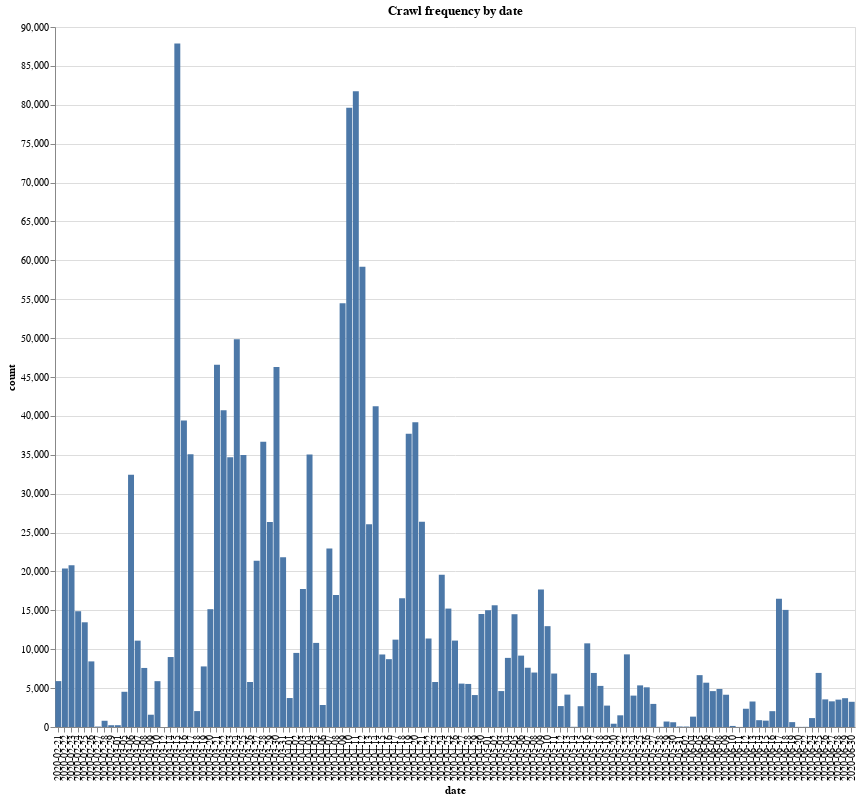

This figure's notebook cell:
### Code cell
alt.data_transformers.disable_max_rows()

crawl_chart = (
    alt.Chart(web_pages_count_byCrawlDate)
    .mark_bar()
    .encode(
        x="date:O",
        y="count:Q",
        tooltip="count",
        order=alt.Order("date", sort="descending"),
    )
)

crawl_chart.properties(width=800, height=700, title="Crawl frequency by date")

### Figure 1 — Vega-Lite specification as saved in the notebook (floating-point values rounded to 4 significant figures)
{"config": {"view": {"continuousWidth": 400, "continuousHeight": 300}}, "data": {"name": "data-96960f0f786d3f866f9538fe8d316543"}, "mark": "bar", "encoding": {"order": {"type": "nominal", "field": "date", "sort": "descending"}, "tooltip": {"type": "quantitative", "field": "count"}, "x": {"type": "ordinal", "field": "date"}, "y": {"type": "quantitative", "field": "count"}}, "height": 700, "title": "Crawl frequency by date", "width": 800, "$schema": "https://vega.github.io/schema/vega-lite/v4.8.1.json", "datasets": {"data-96960f0f786d3f866f9538fe8d316543": [{"date": "2020-02-21", "count": 5901}, {"date": "2020-02-22", "count": 20376}, {"date": "2020-02-23", "count": 20806}, {"date": "2020-02-24", "count": 14886}, {"date": "2020-02-25", "count": 13463}, {"date": "2020-02-26", "count": 8435}, {"date": "2020-02-27", "count": 55}, {"date": "2020-02-28", "count": 802}, {"date": "2020-02-29", "count": 229}, {"date": "2020-03-01", "count": 233}, {"date": "2020-03-05", "count": 4528}, {"date": "2020-03-06", "count": 32431}, {"date": "2020-03-07", "count": 11103}, {"date": "2020-03-08", "count": 7592}, {"date": "2020-03-09", "count": 1578}, {"date": "2020-03-10", "count": 5894}, {"date": "2020-03-12", "count": 1}, {"date": "2020-03-14", "count": 8995}, {"date": "2020-03-15", "count": 87878}, {"date": "2020-03-16", "count": 39412}, {"date": "2020-03-17", "count": 35074}, {"date": "2020-03-18", "count": 2047}, {"date": "2020-03-19", "count": 7788}, {"date": "2020-03-20", "count": 15147}, {"date": "2020-03-21", "count": 46561}, {"date": "2020-03-22", "count": 40720}, {"date": "2020-03-23", "count": 34696}, {"date": "2020-03-24", "count": 49846}, {"date": "2020-03-25", "count": 34956}, {"date": "2020-03-26", "count": 5788}, {"date": "2020-03-27", "count": 21373}, {"date": "2020-03-28", "count": 36682}, {"date": "2020-03-29", "count": 26372}, {"date": "2020-03-30", "count": 46281}, {"date": "2020-03-31", "count": 21821}, {"date": "2020-04-01", "count": 3724}, {"date": "2020-04-02", "count": 9525}, {"date": "2020-04-03", "count": 17727}, {"date": "2020-04-04", "count": 35027}, {"date": "2020-04-05", "count": 10813}, {"date": "2020-04-06", "count": 2830}, {"date": "2020-04-07", "count": 22963}, {"date": "2020-04-08", "count": 16968}, {"date": "2020-04-09", "count": 54495}, {"date": "2020-04-10", "count": 79602}, {"date": "2020-04-11", "count": 81750}, {"date": "2020-04-12", "count": 59190}, {"date": "2020-04-13", "count": 26052}, {"date": "2020-04-14", "count": 41252}, {"date": "2020-04-15", "count": 9325}, {"date": "2020-04-16", "count": 8722}, {"date": "2020-04-17", "count": 11231}, {"date": "2020-04-18", "count": 16564}, {"date": "2020-04-19", "count": 37700}, {"date": "2020-04-20", "count": 39174}, {"date": "2020-04-21", "count": 26399}, {"date": "2020-04-22", "count": 11376}, {"date": "2020-04-23", "count": 5786}, {"date": "2020-04-24", "count": 19564}, {"date": "2020-04-25", "count": 15225}, {"date": "2020-04-26", "count": 11111}, {"date": "2020-04-27", "count": 5580}, {"date": "2020-04-28", "count": 5536}, {"date": "2020-04-29", "count": 4108}, {"date": "2020-04-30", "count": 14526}, {"date": "2020-05-01", "count": 15015}, {"date": "2020-05-02", "count": 15650}, {"date": "2020-05-03", "count": 4619}, {"date": "2020-05-04", "count": 8887}, {"date": "2020-05-05", "count": 14501}, {"date": "2020-05-06", "count": 9179}, {"date": "2020-05-07", "count": 7620}, {"date": "2020-05-08", "count": 7000}, {"date": "2020-05-09", "count": 17694}, {"date": "2020-05-10", "count": 12966}, {"date": "2020-05-11", "count": 6874}, {"date": "2020-05-12", "count": 2691}, {"date": "2020-05-13", "count": 4165}, {"date": "2020-05-14", "count": 25}, {"date": "2020-05-15", "count": 2673}, {"date": "2020-05-16", "count": 10756}, {"date": "2020-05-17", "count": 6949}, {"date": "2020-05-18", "count": 5284}, {"date": "2020-05-19", "count": 2751}, {"date": "2020-05-20", "count": 421}, {"date": "2020-05-22", "count": 1502}, {"date": "2020-05-23", "count": 9339}, {"date": "2020-05-24", "count": 4036}, {"date": "2020-05-25", "count": 5351}, {"date": "2020-05-26", "count": 5103}, {"date": "2020-05-27", "count": 2969}, {"date": "2020-05-28", "count": 24}, {"date": "2020-05-29", "count": 703}, {"date": "2020-05-30", "count": 611}, {"date": "2020-05-31", "count": 64}, {"date": "2020-06-02", "count": 60}, {"date": "2020-06-04", "count": 1333}, {"date": "2020-06-05", "count": 6668}, {"date": "2020-06-06", "count": 5697}, {"date": "2020-06-07", "count": 4614}, {"date": "2020-06-08", "count": 4892}, {"date": "2020-06-09", "count": 4149}, {"date": "2020-06-10", "count": 137}, {"date": "2020-06-11", "count": 9}, {"date": "2020-06-12", "count": 2347}, {"date": "2020-06-13", "count": 3278}, {"date": "2020-06-14", "count": 876}, {"date": "2020-06-15", "count": 817}, {"date": "2020-06-16", "count": 2036}, {"date": "2020-06-17", "count": 16489}, {"date": "2020-06-18", "count": 15057}, {"date": "2020-06-19", "count": 627}, {"date": "2020-06-20", "count": 17}, {"date": "2020-06-22", "count": 20}, {"date": "2020-06-24", "count": 1147}, {"date": "2020-06-25", "count": 6953}, {"date": "2020-06-26", "count": 3552}, {"date": "2020-06-27", "count": 3301}, {"date": "2020-06-28", "count": 3519}, {"date": "2020-06-29", "count": 3703}, {"date": "2020-06-30", "count": 3241}]}}
